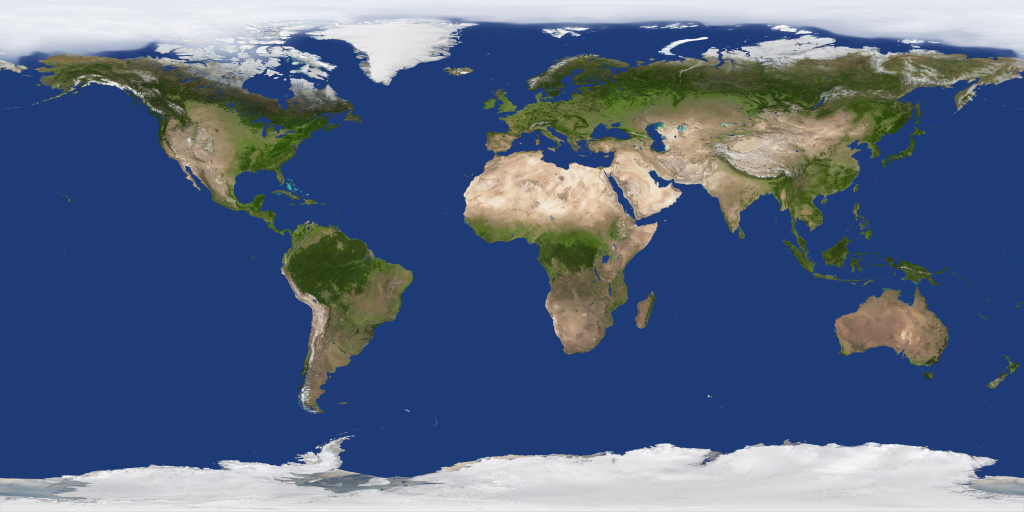
#> input picture solar_system/images/earth.jpg, 2048 x 1024 px (shown at 1/2 size)
$ python gen_textures.py
#> lines starting #> are read from the running program, lines starting #| are printed output that depends on the picture
from __future__ import annotations

import os

import numpy as np
from PIL import Image

_HERE = os.path.dirname(os.path.abspath(__file__))
OUT_DIR = os.path.join(_HERE, "images", "solar")
EARTH_SRC = os.path.join(_HERE, "images", "earth.jpg")


def _disk_alpha (n: int, feather: float = 1.5) -> tuple[np.ndarray, np.ndarray, np.ndarray]:
  ax = (np.arange(n) + 0.5) / n * 2.0 - 1.0
  dx, dy = np.meshgrid(ax, ax)
  r = np.sqrt(dx * dx + dy * dy)
  edge = 1.0 - feather / n
  alpha = np.clip((1.0 - r) / (1.0 - edge), 0.0, 1.0)
  return dx, dy, alpha


def _value_noise (shape: tuple[int, int], rng: np.random.Generator, octaves: int = 4) -> np.ndarray:
  h, w = shape
  acc = np.zeros(shape, dtype=np.float32)
  amp = 1.0
  total = 0.0
  for o in range(octaves):
    cells = 2 ** (o + 2)
    low = rng.random((cells + 1, cells + 1)).astype(np.float32)
    img = np.array(Image.fromarray((low * 255).astype(np.uint8)).resize((w, h), Image.BICUBIC), dtype=np.float32) / 255.0
    acc += amp * img
    total += amp
    amp *= 0.5
  return acc / total


def _add_craters (rgb: np.ndarray, alpha: np.ndarray, rng: np.random.Generator, count: int) -> None:
  n = rgb.shape[0]
  ax = np.arange(n)
  gx, gy = np.meshgrid(ax, ax)
  for _ in range(count):
    cx, cy = rng.integers(0, n, size=2)
    rad = rng.integers(n // 40 + 2, n // 12 + 3)
    d = np.sqrt((gx - cx) ** 2 + (gy - cy) ** 2)
    inside = (d < rad) & (alpha > 0)
    rim = (d >= rad) & (d < rad + 2) & (alpha > 0)
    shade = 0.65 + 0.2 * (d[inside] / rad)
    rgb[inside] *= shade[:, None]
    rgb[rim] = np.clip(rgb[rim] * 1.25, 0, 1)


def _save (name: str, rgba: np.ndarray) -> str:
  os.makedirs(OUT_DIR, exist_ok=True)
  path = os.path.join(OUT_DIR, name)
  Image.fromarray((np.clip(rgba, 0, 1) * 255).astype(np.uint8)).save(path)
  return path


def make_space (w: int = 1600, h: int = 1000, seed: int = 7) -> None:
  rng = np.random.default_rng(seed)
  yy = np.linspace(0, 1, h)[:, None]
  base = np.zeros((h, w, 3), dtype=np.float32)
  base[..., 0] = 0.02 + 0.03 * yy
  base[..., 1] = 0.02 + 0.02 * yy
  base[..., 2] = 0.06 + 0.08 * yy
  neb = _value_noise((h, w), rng, octaves=5)
  neb = np.clip((neb - 0.55) * 2.0, 0, 1) ** 2
  base[..., 2] += 0.18 * neb
  base[..., 0] += 0.06 * neb
  nstars = 1400
  sx = rng.integers(0, w, nstars)
  sy = rng.integers(0, h, nstars)
  bright = rng.random(nstars) ** 2.2
  for x, y, b in zip(sx, sy, bright):
    base[y, x] = np.minimum(base[y, x] + b, 1.0)
    if b > 0.7:
      for ox, oy in ((1, 0), (-1, 0), (0, 1), (0, -1)):
        yy2, xx2 = y + oy, x + ox
        if 0 <= yy2 < h and 0 <= xx2 < w:
          base[yy2, xx2] = np.minimum(base[yy2, xx2] + 0.4 * b, 1.0)
  rgba = np.dstack([base, np.ones((h, w), dtype=np.float32)])
  _save("space_bg.png", rgba)


def make_sun (n: int = 512, seed: int = 1) -> None:
  rng = np.random.default_rng(seed)
  dx, dy, _ = _disk_alpha(n)
  r = np.sqrt(dx * dx + dy * dy)
  rd = 0.66
  rg = 0.98
  gran = _value_noise((n, n), rng, octaves=5)
  core = np.array([1.0, 0.96, 0.75])
  mid = np.array([1.0, 0.72, 0.18])
  edge = np.array([1.0, 0.42, 0.05])
  t = np.clip(r / rd, 0, 1)
  rgb = (core[None, None] * (1 - t)[..., None] + mid[None, None] * t[..., None])
  rgb = rgb * (1 - t[..., None] ** 2) + edge[None, None] * (t[..., None] ** 2)
  rgb *= (0.82 + 0.35 * gran[..., None])
  rgb = np.clip(rgb, 0, 1)
  alpha = np.where(r <= rd, 1.0, np.clip((rg - r) / (rg - rd), 0, 1) * 0.5)
  rgba = np.dstack([rgb, alpha.astype(np.float32)])
  _save("sun.png", rgba)


def make_rocky (name: str, base_color: tuple[float, float, float], n: int, craters: int,
                seed: int) -> None:
  rng = np.random.default_rng(seed)
  dx, dy, alpha = _disk_alpha(n)
  base = np.array(base_color, dtype=np.float32)
  noise = _value_noise((n, n), rng, octaves=5)
  rgb = base[None, None] * (0.7 + 0.6 * noise[..., None])
  rgb = np.clip(rgb, 0, 1)
  _add_craters(rgb, alpha, rng, craters)
  z = np.sqrt(np.clip(1 - dx * dx - dy * dy, 0, 1))
  ldir = np.array([-0.5, -0.5, 0.7])
  ldir /= np.linalg.norm(ldir)
  ndotl = np.clip(dx * ldir[0] + dy * ldir[1] + z * ldir[2], 0, 1)
  shade = 0.35 + 0.75 * ndotl
  rgb = np.clip(rgb * shade[..., None], 0, 1)
  rgba = np.dstack([rgb, alpha.astype(np.float32)])
  _save(name, rgba)


def make_earth_map (w: int = 1024, h: int = 512, src: str | None = None, seed: int = 3) -> None:
  src = src or EARTH_SRC
  os.makedirs(OUT_DIR, exist_ok=True)
  out = os.path.join(OUT_DIR, "earth_map.png")
  if os.path.exists(src):
    img = Image.open(src).convert("RGB").resize((w, h), Image.LANCZOS)
    img.save(out)
  else:
    rng = np.random.default_rng(seed)
    land = _value_noise((h, w), rng, octaves=6) > 0.55
    rgb = np.where(land[..., None], np.array([0.20, 0.48, 0.20]), np.array([0.05, 0.20, 0.50]))
    Image.fromarray((np.clip(rgb, 0, 1) * 255).astype(np.uint8)).save(out)


def ensure_textures (force: bool = False) -> dict[str, str]:
  paths = {
    "space": os.path.join(OUT_DIR, "space_bg.png"),
    "sun": os.path.join(OUT_DIR, "sun.png"),
    "earth": os.path.join(OUT_DIR, "earth_map.png"),
    "moon": os.path.join(OUT_DIR, "moon.png"),
    "mercury": os.path.join(OUT_DIR, "mercury.png"),
  }
  if force or not all(os.path.exists(p) for p in paths.values()):
    print("gerando texturas do sistema solar em", OUT_DIR)
    make_space()
#> in _save, `Image.fromarray((np.clip(rgba, 0, 1) * 255).astype(np.uint8)).save(path)`:
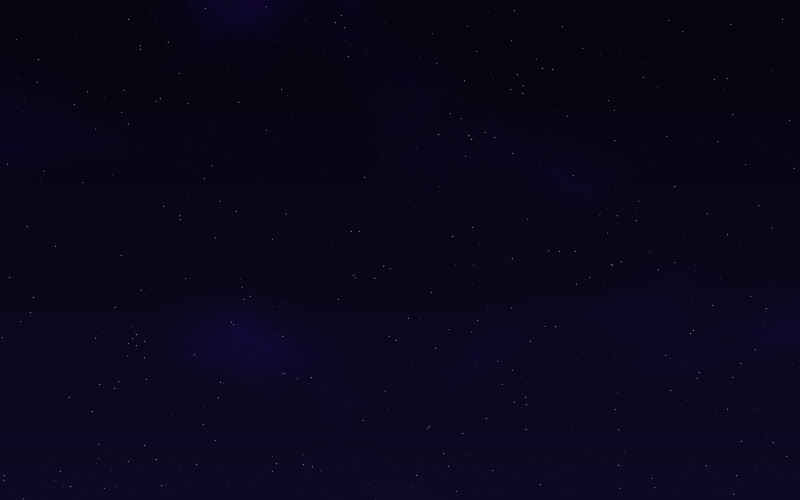
#> saved as space_bg.png: PIL image 1600x1000 RGBA (shown at 1/2 size); mean R, G, B, A 9, 7.3, 26.6, 255
    make_sun()
#> call 2 of _save, with name = 'sun.png'
#> in _save (call 2), `Image.fromarray((np.clip(rgba, 0, 1) * 255).astype(np.uint8)).save(path)`:
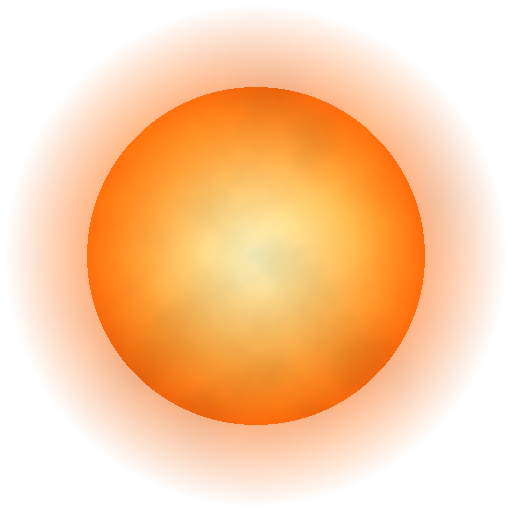
#> saved as sun.png: PIL image 512x512 RGBA; mean R, G, B, A 249.9, 124, 29.2, 111.6; transparent parts drawn white
    make_earth_map()
#> in make_earth_map, `img = Image.open(src).convert("RGB").resize((w, h), Image.LANCZOS)`:
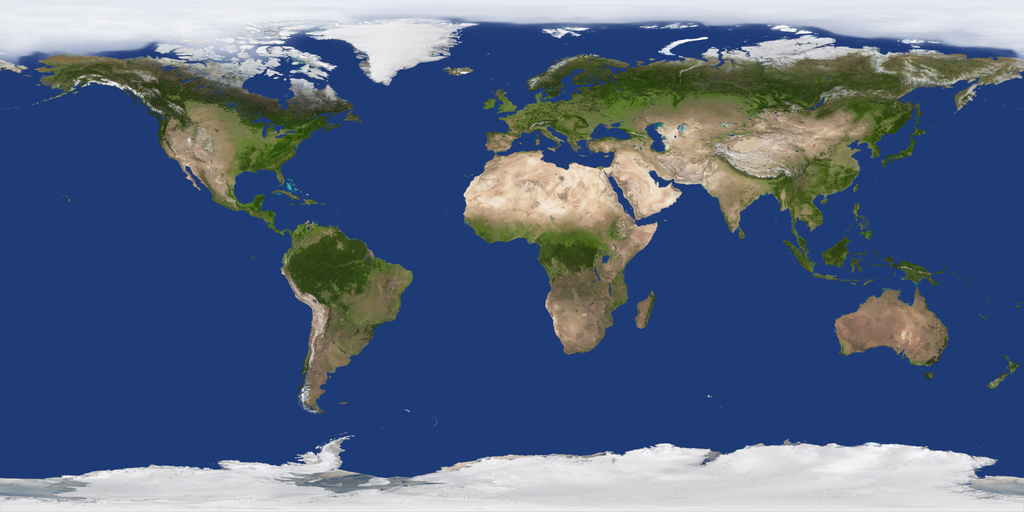
#> img: PIL image 1024x512 RGB; mean R, G, B 84.1, 101.3, 129.6
    make_rocky("moon.png", (0.62, 0.62, 0.66), n=256, craters=26, seed=11)
#> call 3 of _save, with name = 'moon.png'
#> in _save (call 3), `Image.fromarray((np.clip(rgba, 0, 1) * 255).astype(np.uint8)).save(path)`:
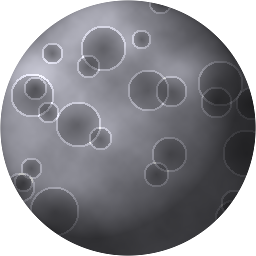
#> saved as moon.png: PIL image 256x256 RGBA; mean R, G, B, A 101.3, 101.3, 107.9, 199.1; transparent parts drawn white
    make_rocky("mercury.png", (0.58, 0.47, 0.38), n=256, craters=34, seed=23)
#> call 4 of _save, with name = 'mercury.png'
#> in _save (call 4), `Image.fromarray((np.clip(rgba, 0, 1) * 255).astype(np.uint8)).save(path)`:
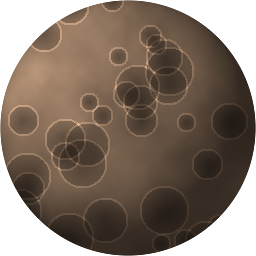
#> saved as mercury.png: PIL image 256x256 RGBA; mean R, G, B, A 94, 76.1, 61.4, 199.1; transparent parts drawn white
    print("texturas geradas.")
  return paths


if __name__ == "__main__":
  ensure_textures(force=True)
